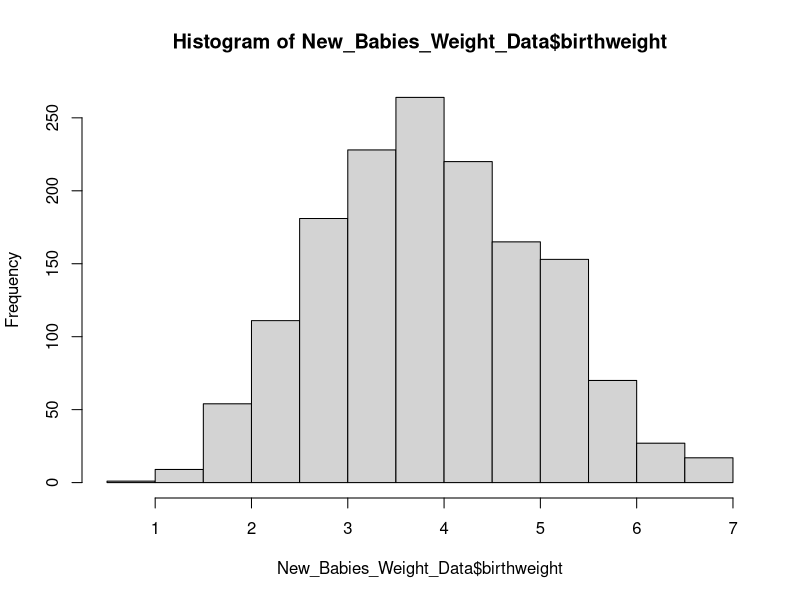
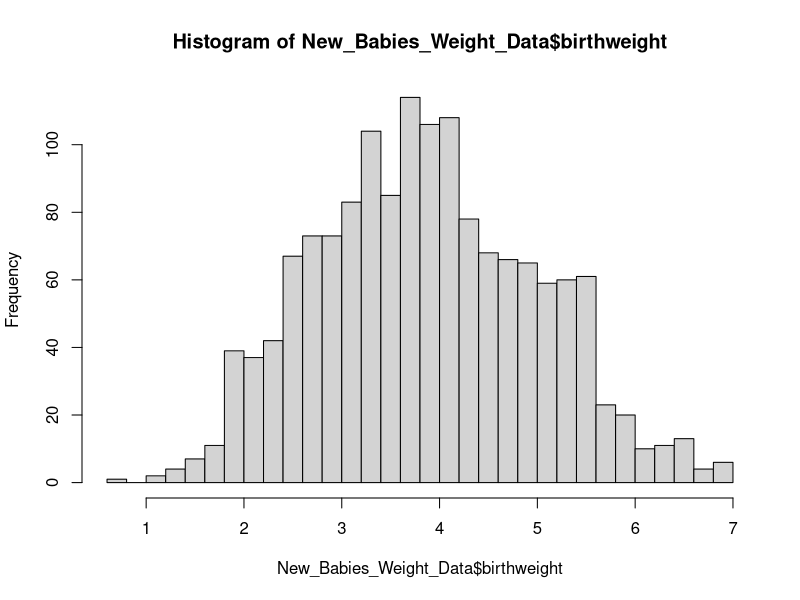
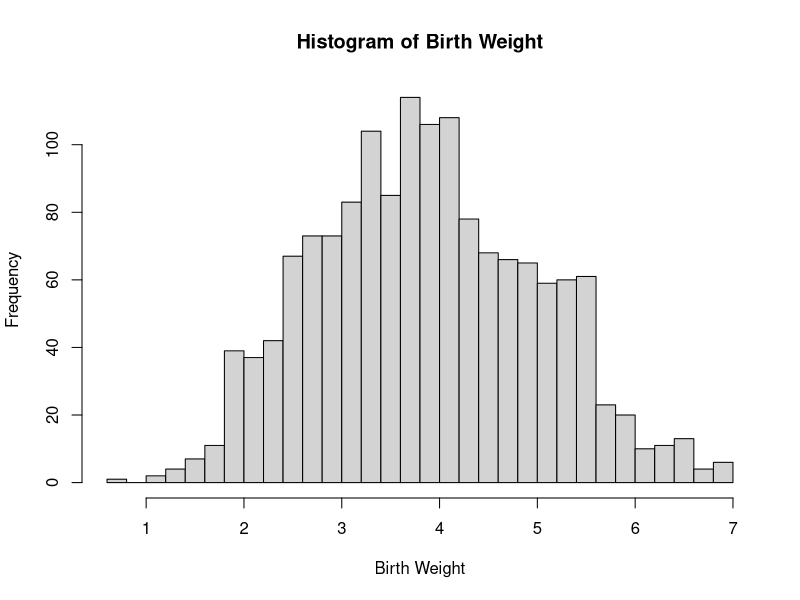
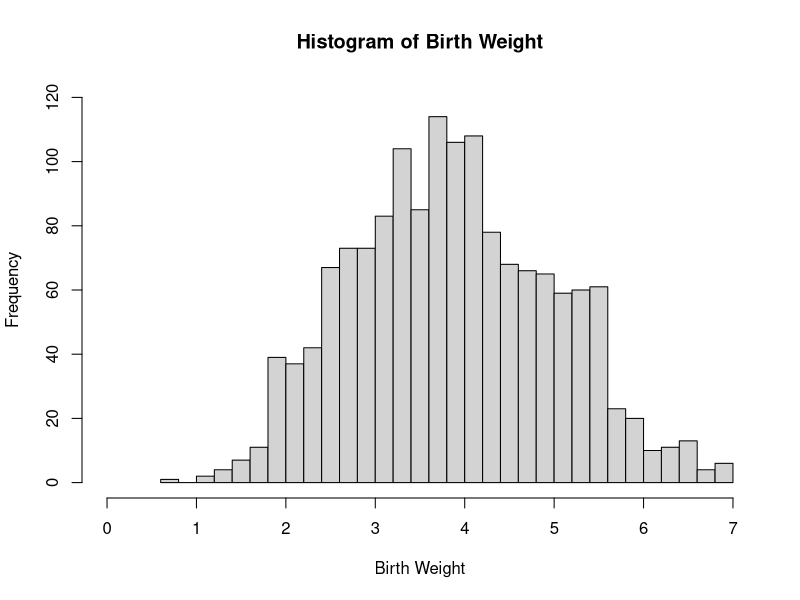
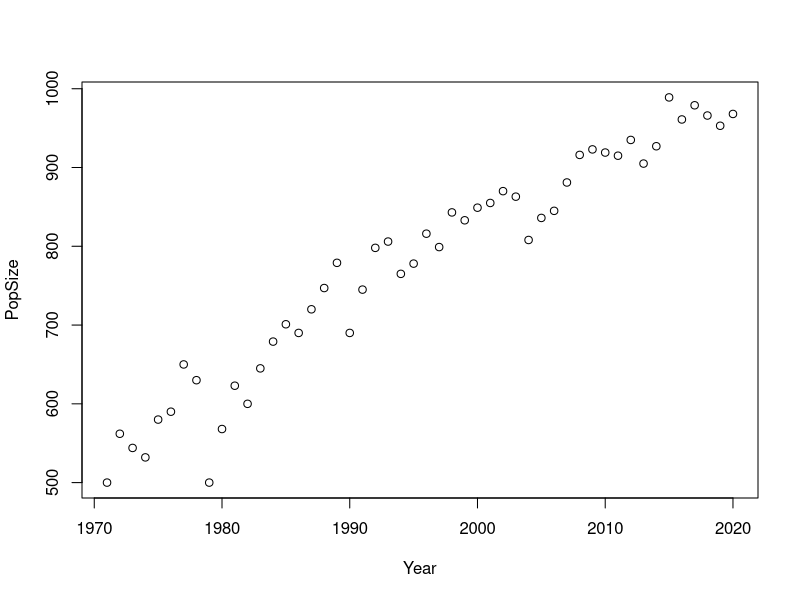
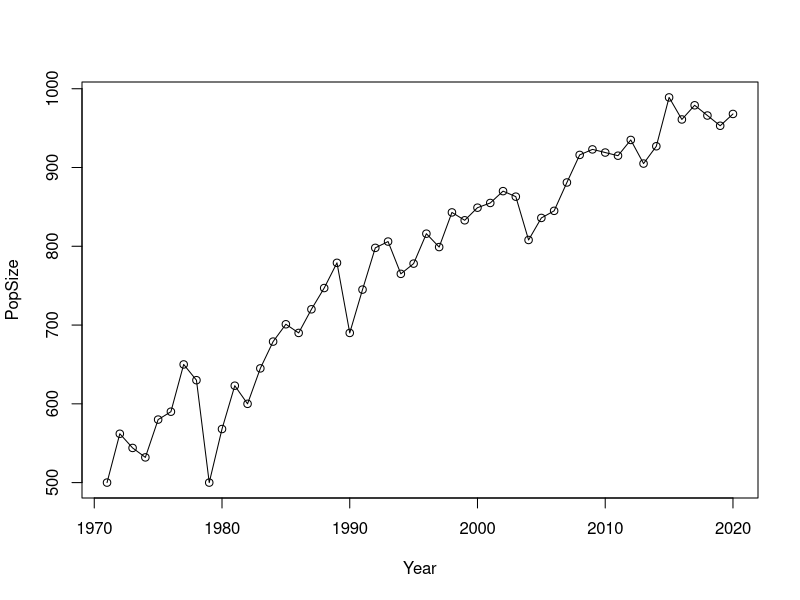
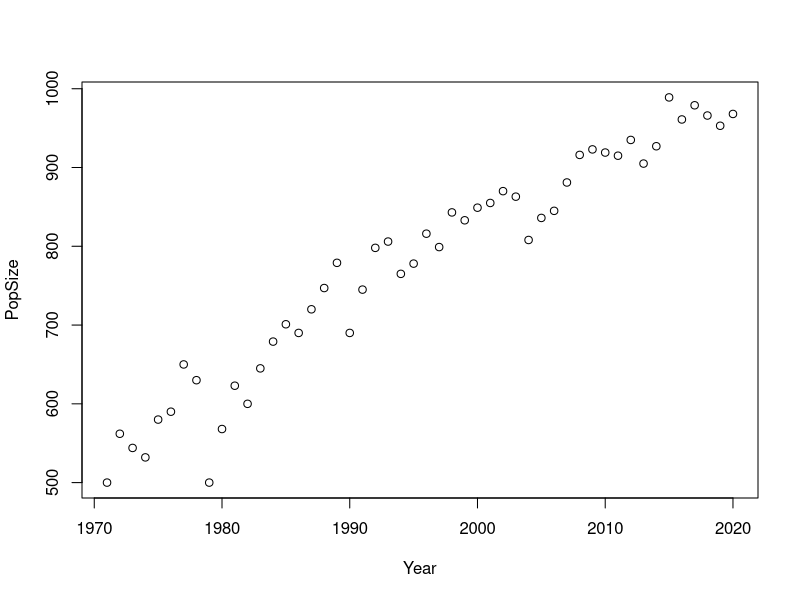
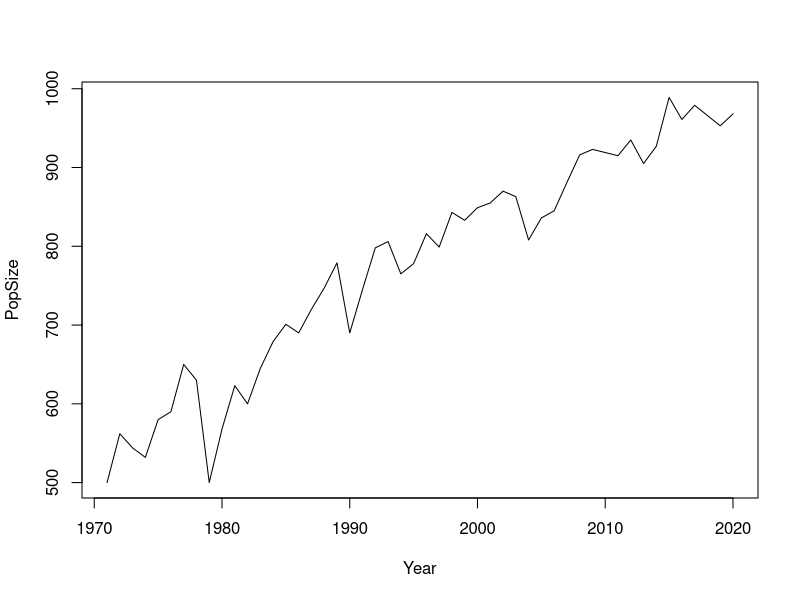

Write R code to recreate these figures, in order.
####################################################### 
#### Created by Nilesh Kumar, IIM Raipur, India
#######################################################


###### Histogram #####

#Read (or import) the "New_Babies_Weight" dataset into the RStudio with the heading as true. 
New_Babies_Weight_Data <- read.table("New_Babies_Weight.txt", sep = " " , header = TRUE)

#Explore the structure of the data. Write the command and data type of all the three variables of the dataset.
str(New_Babies_Weight_Data);

# Create a basic histogram of birthweight using hist():
hist(New_Babies_Weight_Data$birthweight)

# Specify the number of cells for the histogram using: breaks = N, where N=35. Use the chart generated in part-A of this question.
hist(New_Babies_Weight_Data$birthweight, breaks = 35)

#Relabel the x-axis using: xlab = "Birth Weight" and relabel the main title using: main = "Histogram of Birth Weight". Use the chart generated in part-B of this question.
hist(New_Babies_Weight_Data$birthweight, 
     breaks = 35, 
     xlab = "Birth Weight", 
     main = "Histogram of Birth Weight")

#Modify the range of xlim from 0 to 7 and range of ylim from 0 to 120. Use the chart generated in part-C of this question.
hist(New_Babies_Weight_Data$birthweight, 
     breaks = 35, 
     xlab = "Birth Weight", 
     main = "Histogram of Birth Weight",
     xlim=c(0,7),
     ylim=c(0,120))





###### Line Chart ########

#Read (or import) the "New_Insects" dataset into the RStudio with heading as true. Write the command.
New_Insects_Data <- read.table("New_Insects.txt", header = TRUE, sep = "\t")

#Explore the structure of the data. Write the command and data type of all variables of the dataset.
str(New_Insects_Data)

#Create a plot using the command plot. Write the command and paste the output.
plot(New_Insects_Data)

#There are several types of plot within the plot function. Change the plot by using the type parameter in the plot function. Use "type": "o" "p" "l" "b". Write all commands and paste all outputs.
plot(New_Insects_Data, type="o") #overplotted points and lines
plot(New_Insects_Data, type="p") #points
plot(New_Insects_Data, type="l") #lines
plot(New_Insects_Data, type="b") #both points and lines

#Change the plot to the line plot. Alter the line type using lty parameter: "dashed", "dotted". Write the command and paste the output for the above two lty parameters.
plot(New_Insects_Data, type="l", lty="dashed") #dashed lines type
plot(New_Insects_Data, type="l", lty="dotted") #dotted lines type

#Change the color of the line plot. By adding col parameter in the plot function. E.g.: col = "yellow" or col = 7. Note number can be used as a value for the col parameter. Do not use lty parameter in the plot function. Write the command and paste the output.
plot(New_Insects_Data, type="l", col="red") #dotted lines type

#Change the thickness (or width) of the line by using lwd parameter. Use lwd=3. Write the command and paste the output.
plot(New_Insects_Data, type="l", col="red", lwd=3) #dotted lines type

#Assign the name to the x-axis, y-axis, and title of the plot as "Year", "Population Size", and "Insect Population During 1971-2020" respectively. Write the command and paste the output.
plot(New_Insects_Data, type="l", col="red", lwd=3, xlab = "Year", ylab="Population Size", main="Insect Population During 1971-2020")

#Add a linear regression line to the plot by using the abline function. So, Is the insect population increasing in size? Write the command and plot the output.
 
#First generate a linear regression line using the lm function.
lin_reg <- lm(PopSize ~ Year, data = New_Insects_Data)
summary(lin_reg)

#Add a line base on the output of lm function.
abline(lin_reg$coefficients[1], lin_reg$coefficients[2])

#The abline() function requires two mandatory parameters, first is intercept and second is the slope of the line.
#Add the R-square value as text on the plot by using text function.
plot(New_Insects_Data, 
     type="l", 
     col="red", 
     lwd=3, 
     xlab = "Year", 
     ylab="Population Size", 
     main="Insect Population During 1971-2020")
text(x =1985, y = 850, labels="R2 = 0.9391 \n P = 2.2e-16")




###### Scatter plot ###########

#Attach or load the iris dataset, which explains the characteristics of 3 species of the iris flower. Write the command.
attach(iris)

#Plot the variables by using pairs function. Pairs function returns a plot matrix, consists of scatterplots for all variables of the data set. Write the command and plot the output.
pairs(iris)

#doesn't tell us much about the species differences. So, plot using different colors for the three species of iris. Use the col parameter in the pair function. And provide the value as species like col = iris$Species. Write the command and paste the output.
pairs(iris, col = iris$Species)

#The pattern between Sepal.Length and Petal.Length looks exciting. Let's explore these variables. Plot Sepal.Length and Petal.Length variables only. Do not forget to add colors as we did in the previous exercise. e.g.: plot(x, y, col = "variable name"). Write the command and paste the output.
plot(iris$Sepal.Length, iris$Petal.Length, col = iris$Species) 

#The points plotted in the graph are hallow circles, which are difficult to see. So, let's change the plotted character using pch parameter. Different shapes for plotted characters are shown below:
plot(iris$Sepal.Length, iris$Petal.Length, col = iris$Species, pch = 16)

#Change the size of the plotted character by using cex = 2. Then, write the command and paste the output. Use the output of the second part of Exercise#5 (where pch=16) of this section.
plot(iris$Sepal.Length, iris$Petal.Length, col = iris$Species, pch = 16, cex = 2)


#There are 3 species of the iris flower. "Species" variables store the type of iris species. So, the values of this variable are characterized as factors because the variable can have only three values.  
levels(iris$Species)

plot(iris$Sepal.Length, iris$Petal.Length,      # x variable, y variable
     col = iris$Species,                          	# colour by species
     pch = 16,                                    		# type of point to use
     cex = 1.5,                                     		# size of point to use
     xlab = "Sepal Length",                      	# x axis label
     ylab = "Petal Length",                       	# y axis label
     main = "Flower Characteristics in Iris")    # plot title
legend (x = 4.5, y = 7, legend = levels(iris$Species), col = c(1:3), pch = 16)



#########    Box Plot


#Let's inspect the spreading of the Sepal Length for each species using the boxplot function. First, write the command and paste the output. Then, write the number of outliers shown in the plot.
boxplot(iris$Sepal.Length ~ iris$Species)

#Let's change the notch of the boxes using the notch = TRUE parameter, which helps us compare the box plots. Write the command and paste the output.
boxplot(iris$Sepal.Length ~ iris$Species, notch = TRUE)
 

#Suppose you observed that the y-axis label is perpendicularly positioned to the axis. Let's change the orientation of the label using las = 1. Write the command and paste the output.
boxplot(iris$Sepal.Length ~ iris$Species, notch = TRUE, las = 1)

#Add the label on the x-axis, y-axis, title of the plot as "Species", "Sepal Length", and "Sepal Length of Iris Species" respectively.
boxplot(iris$Sepal.Length ~ iris$Species, notch = TRUE, las = 1, xlab = "Species", ylab="Sepal Length", main="Sepal Length of Iris Species")

#Change the font size of labels, axes, and title. 
boxplot(iris$Sepal.Length ~ iris$Species, 
        notch = TRUE,
        las = 1, 
        xlab = "Species",
        ylab="Sepal Length", 
        main="Sepal Length of Iris Species",
        cex.lab = 1.5,
        cex.axis = 1.5,
        cex.main = 2.5)



